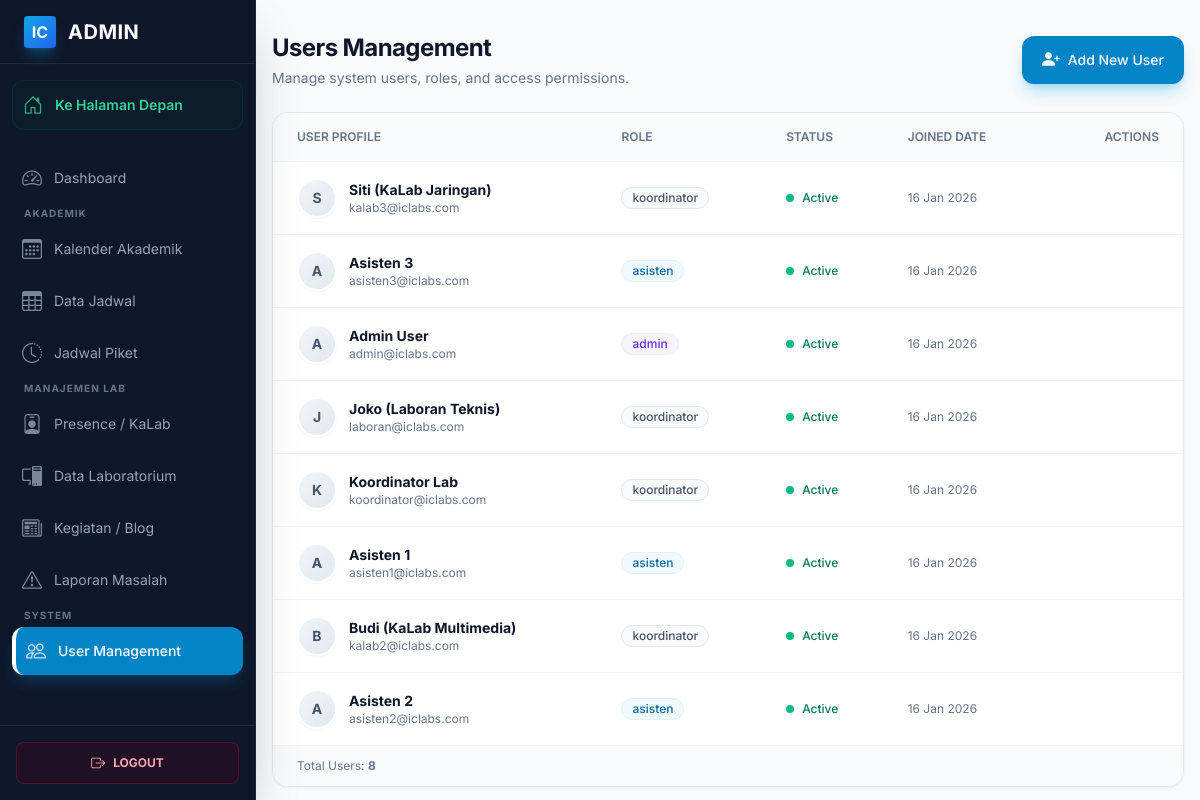
/public/admin/users (signed in), run on an earlier commit of the app's database.
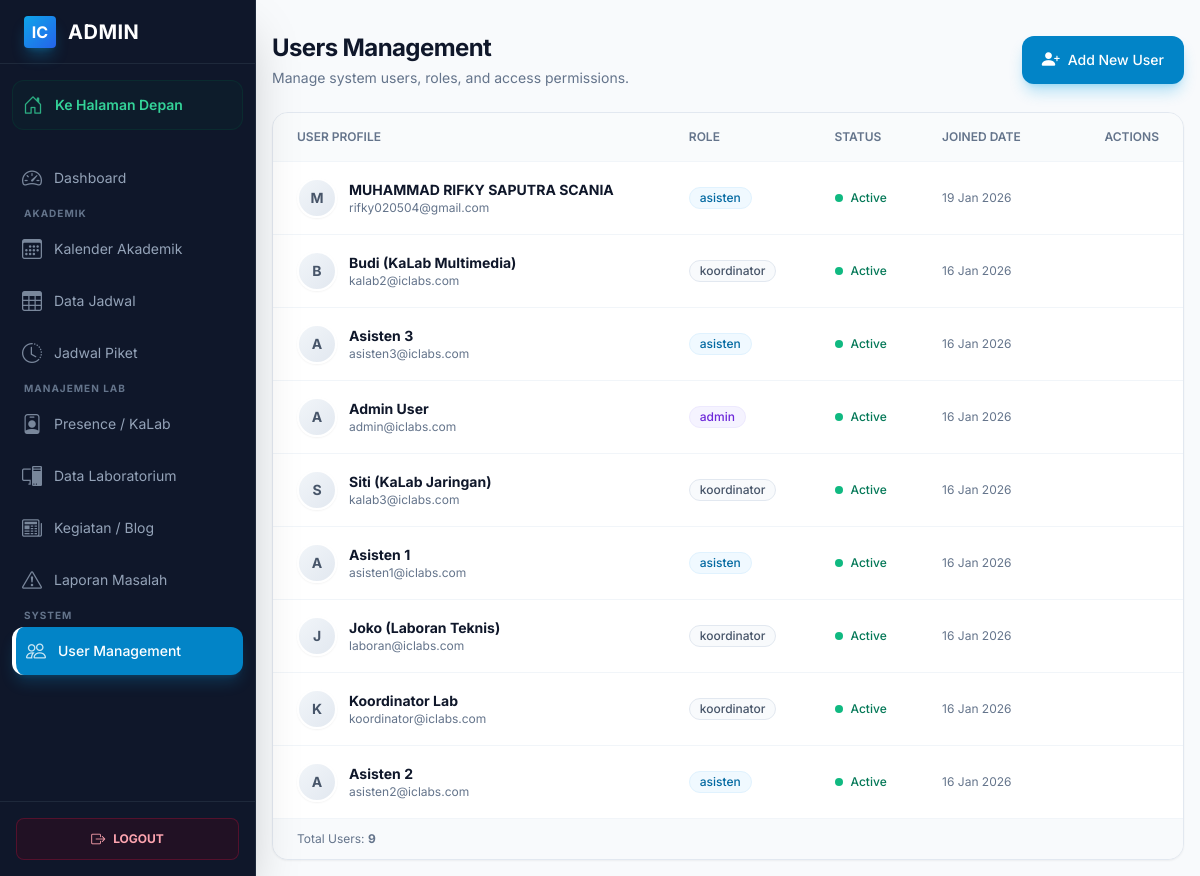
And on a later commit of the database.
### tables this page shows
CREATE TABLE `users` (
  `id` int(11) NOT NULL,
  `name` varchar(100) NOT NULL,
  `email` varchar(100) NOT NULL,
  `phone` varchar(20) DEFAULT NULL,
  `password` varchar(255) NOT NULL,
  `role_id` int(11) NOT NULL,
  `status` enum('active','inactive') DEFAULT 'active',
  `created_at` timestamp NOT NULL DEFAULT current_timestamp()
);

CREATE TABLE `roles` (
  `id` int(11) NOT NULL,
  `role_name` varchar(50) NOT NULL,
  `created_at` timestamp NOT NULL DEFAULT current_timestamp()
);

### app/controllers/AdminController.php (called while the page is built, shortened)
<?php
class AdminController extends Controller
{
    public function listUsers()
    {
        $userModel = $this->model('UserModel');
        $data = [
            'users' => $userModel->getAllWithRoles()
        ];
        $this->view('admin/users/list', $data);
    }
}

### app/core/Router.php (called while the page is built, shortened)
<?php
class Router {
    private $routes = [];
    private $params = [];
    private function addRoute($method, $uri, $controller) {
        $this->routes[] = [
            'method' => $method,
            'uri' => $uri,
            'controller' => $controller
        ];
    }
    public function dispatch() {
        $requestMethod = $_SERVER['REQUEST_METHOD'];
        $requestUri = $this->getRequestUri();
        foreach ($this->routes as $route) {
            if ($route['method'] !== $requestMethod) {
                continue;
            }
            if ($this->matchRoute($route['uri'], $requestUri)) {
                return $this->callController($route['controller']);
            }
        }
    }
    private function getRequestUri() {
        $uri = $_GET['url'] ?? '/';
        $uri = '/' . trim($uri, '/');
        return $uri;
    }
    private function matchRoute($pattern, $uri) {
        $pattern = preg_replace('/\/:([^\/]+)/', '/(?P<$1>[^/]+)', $pattern);
        $pattern = '#^' . $pattern . '$#';
        if (preg_match($pattern, $uri, $matches)) {
            $this->params = array_filter($matches, 'is_string', ARRAY_FILTER_USE_KEY);
            return true;
        }
        return false;
    }
    private function callController($controllerString) {
        list($controllerName, $method) = explode('@', $controllerString);
        $controller = new $controllerName();
        call_user_func_array([$controller, $method], $this->params);
    }
}

### public/index.php (called while the page is built, shortened)
<?php
require_once APP_PATH . '/core/Router.php';
require_once APP_PATH . '/core/Controller.php';
require_once APP_PATH . '/core/Model.php';
require_once APP_PATH . '/config/database.php';
require_once APP_PATH . '/helpers/functions.php';
$router = new Router();
$router->dispatch();

### app/core/Model.php (called while the page is built, shortened)
<?php
class Model {
    protected $db;
    public function __construct() {
        $this->db = getDBConnection();
    }
    public function query($sql, $params = []) {
        $stmt = $this->db->prepare($sql);
        $stmt->execute($params);
        return $stmt->fetchAll();
    }
}

### app/config/database.php (called while the page is built, shortened)
<?php
function getDBConnection()
{
    static $pdo = null;
    if ($pdo === null) {
        try {
            $dsn = "mysql:host=" . DB_HOST . ";port=" . DB_PORT . ";dbname=" . DB_NAME . ";charset=" . DB_CHARSET;
            $options = [
                PDO::ATTR_ERRMODE            => PDO::ERRMODE_EXCEPTION,
                PDO::ATTR_DEFAULT_FETCH_MODE => PDO::FETCH_ASSOC,
                PDO::ATTR_EMULATE_PREPARES   => false,
            ];
            $pdo = new PDO($dsn, DB_USER, DB_PASS, $options);
        } catch (PDOException $e) {
            die("Database connection failed: " . $e->getMessage());
        }
    }
    return $pdo;
}

### app/models/UserModel.php (called while the page is built, shortened)
<?php
class UserModel extends Model {
    public function getAllWithRoles() {
        $sql = "SELECT u.*, r.role_name
                FROM users u
                JOIN roles r ON u.role_id = r.id
                ORDER BY u.created_at DESC";
        return $this->query($sql);
    }
}

### app/helpers/functions.php (called while the page is built, shortened)
<?php
function e($string) {
    return htmlspecialchars($string, ENT_QUOTES, 'UTF-8');
}
function formatDate($date, $format = 'd M Y') {
    return date($format, strtotime($date));
}

### app/views/admin/users/list.php (the view, shortened to what the changed rows need)
<?php include APP_PATH . '/views/layouts/header.php'; ?>
<div class="admin-layout antialiased bg-slate-50 min-h-screen">
    <main class="p-4 sm:ml-64 pt-8 transition-all duration-300">
        <div class="max-w-7xl mx-auto">
            <div class="flex flex-col sm:flex-row justify-between items-start sm:items-center mb-6 gap-4">
                <div>
                    <h1 class="text-2xl font-bold tracking-tight text-slate-900">Users Management</h1>
                </div>
            </div>
            <div class="bg-white border border-slate-200 rounded-2xl shadow-sm overflow-hidden min-h-[600px] flex flex-col">
                <div class="overflow-x-auto w-full">
                    <table class="w-full text-sm text-left text-slate-600">
                        <thead class="text-xs text-slate-500 uppercase bg-slate-50/80 border-b border-slate-100">
                            <tr>
                                <th scope="col" class="px-6 py-4 font-semibold">User Profile</th>
                                <th scope="col" class="px-6 py-4 font-semibold">Role</th>
                                <th scope="col" class="px-6 py-4 font-semibold">Status</th>
                                <th scope="col" class="px-6 py-4 font-semibold">Joined Date</th>
                                <th scope="col" class="px-6 py-4 font-semibold text-right">Actions</th>
                            </tr>
                        </thead>
                        <tbody class="divide-y divide-slate-100">
                            <?php if (!empty($users)): ?>
                                <?php foreach ($users as $user): ?>
                                    <tr class="group hover:bg-slate-50/80 transition-colors duration-200">
                                        <td class="px-6 py-4">
                                            <div class="flex items-center gap-3">
                                                <div class="w-10 h-10 rounded-full bg-gradient-to-br from-slate-100 to-slate-200 flex items-center justify-center text-slate-600 font-bold text-sm border-2 border-white shadow-sm shrink-0">
                                                    <?= strtoupper(substr($user['name'], 0, 1)) ?>
                                                </div>
                                                <div>
                                                    <div class="font-bold text-slate-900"><?= e($user['name']) ?></div>
                                                    <div class="text-xs text-slate-500"><?= e($user['email']) ?></div>
                                                </div>
                                            </div>
                                        </td>
                                        <td class="px-6 py-4">
                                            <?php
                                                $roleColor = match(strtolower($user['role_name'])) {
                                                    'admin', 'administrator' => 'bg-violet-50 text-violet-700 border-violet-100',
                                                    'assistant', 'asisten' => 'bg-sky-50 text-sky-700 border-sky-100',
                                                    'head laboran', 'kalab' => 'bg-amber-50 text-amber-700 border-amber-100',
                                                    default => 'bg-slate-50 text-slate-600 border-slate-200'
                                                };
                                            ?>
                                            <span class="inline-flex items-center px-2.5 py-0.5 rounded-full text-xs font-medium border <?= $roleColor ?>">
                                                <?= e($user['role_name']) ?>
                                            </span>
                                        </td>
                                        <td class="px-6 py-4">
                                            <?php if (strtolower($user['status']) == 'active'): ?>
                                                <div class="flex items-center gap-2">
                                                    <div class="w-2 h-2 rounded-full bg-emerald-500 animate-pulse"></div>
                                                    <span class="text-emerald-700 font-medium text-xs">Active</span>
                                                </div>
                                            <?php endif; ?>
                                        </td>
                                        <td class="px-6 py-4">
                                            <div class="text-slate-500 text-xs">
                                                <?= formatDate($user['created_at']) ?>
                                            </div>
                                        </td>
                                        <td class="px-6 py-4 text-right">
                                        </td>
                                    </tr>
                                <?php endforeach; ?>
                            <?php endif; ?>
                        </tbody>
                    </table>
                </div>
                <?php if (!empty($users)): ?>
                <div class="mt-auto border-t border-slate-100 bg-slate-50 px-6 py-3 text-xs text-slate-500 flex justify-between items-center">
                    <span>Total Users: <strong><?= count($users) ?></strong></span>
                </div>
                <?php endif; ?>
            </div>
        </div>
    </main>
</div>

What changed in the data, as far as the page shows it:
added users: name "M", name "MUHAMMAD RIFKY SAPUTRA SCANIA", email "rifky020504@gmail.com", role.role_name "asisten", status "active" (drawn), created_at "19 Jan 2026"
changed users "Budi (KaLab Multimedia)": moves up the list
changed users "Siti (KaLab Jaringan)": moves down the list
shown differently, row unchanged: users "Asisten 1": moves up the list
Also different on the page:
count($users): "8" → "9"
